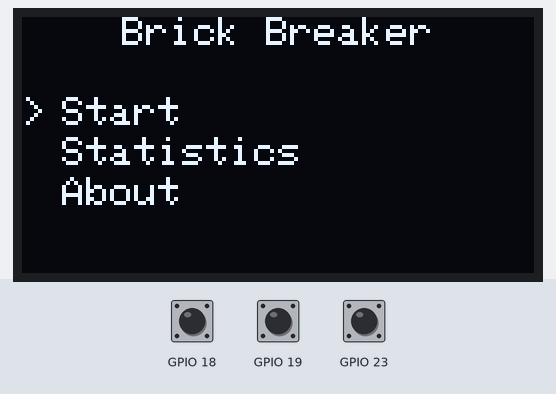
Bench run of a program on a simulated ESP32. Parts: 128×64 one-colour display. The test bench sets the inputs (shaded band); at power-on: GPIO 19 HIGH, GPIO 18 HIGH, GPIO 23 HIGH.

Above: at 1.5 s.
1.6 s: GPIO 19 pulled LOW for 0.15 s
At 2.8 s:
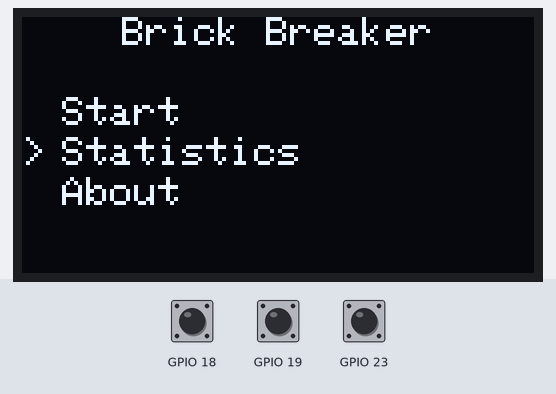
3.2 s: GPIO 19 pulled LOW for 1 s
At 4.2 s:
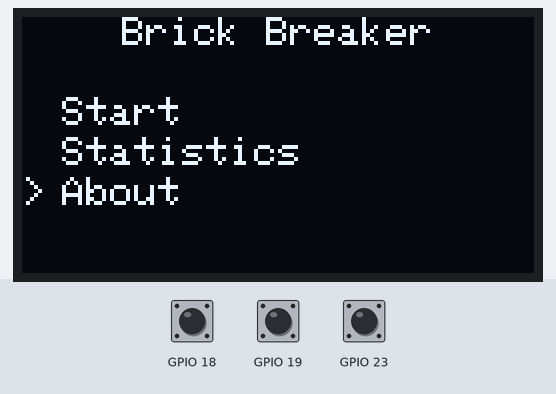
5.7 s: GPIO 18 pulled LOW for 0.15 s
At 6.1 s:
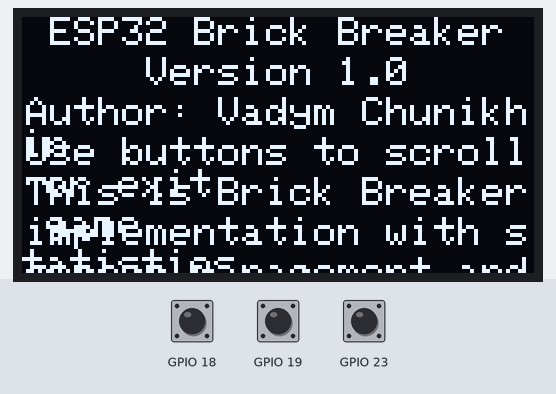
7.3 s: GPIO 18 pulled LOW for 1 s
At 8.6 s:
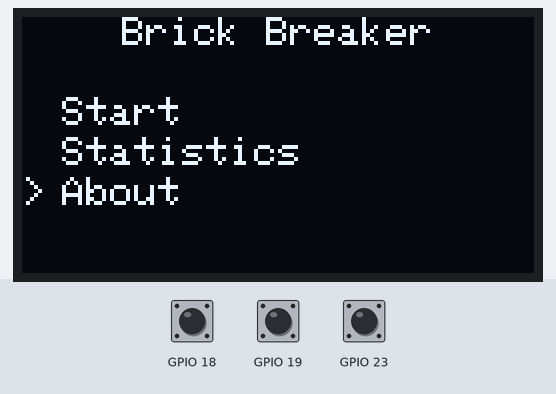
9.8 s: GPIO 19 pulled LOW for 0.15 s
At 10.4 s:
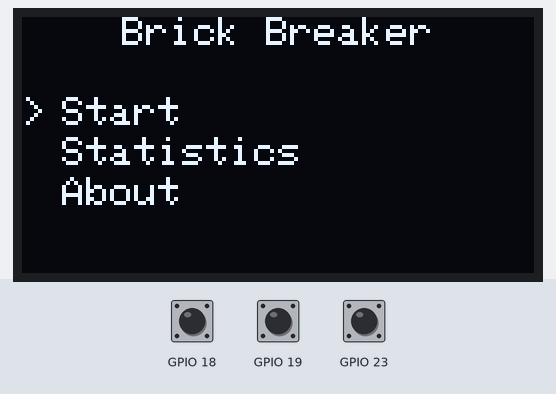
11.4 s: GPIO 19 pulled LOW for 3.2 s
At 12.8 s:
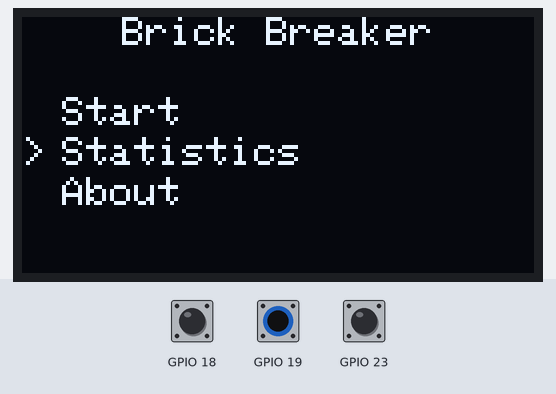
Timing chart, 0 to 14.4 s (numbered marks = the images above; inputs shaded):
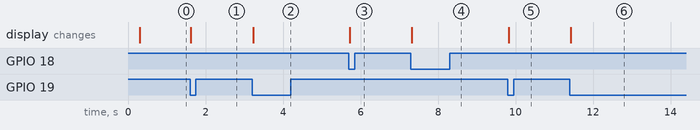

The program:

main.cpp
```cpp
#include <Arduino.h>
#include "display_manager.hpp"
#include "screen_manager.hpp"

#define SCREEN_ADDR 0x3C
#define DISPLAY_WIDTH 128
#define DISPLAY_HEIGHT 64

DisplayManager displayManager(DISPLAY_WIDTH, DISPLAY_HEIGHT, SCREEN_ADDR);
ScreenManager screenManager;

void setup()
{
  Serial.begin(115200);
  delay(250);

  Wire.begin();
  displayManager.init();
  screenManager.init(displayManager);
}

void loop()
{
  screenManager.update();
}
```

about_screen.hpp
```cpp
#pragma once
#include "display_manager.hpp"

class AboutScreen
{
private:
  DisplayManager &displayManager;
  const char *ABOUT_TEXT[10] = {
      "ESP32 Brick Breaker",
      "Version 1.0",
      "Author: Vadym Chunikhin",
      "Use buttons to scroll or exit",
      "This is Brick Breaker game",
      "implementation with statistics",
      "screen management and buttons handling.",
      "Build using basic OOP rules and PIO",
      "Please support GitHub repo:",
      "https://github.com/goritpukan/esp32-brick-breaker/tree/main"};
  const int ABOUT_LINES_COUNT = sizeof(ABOUT_TEXT) / sizeof(ABOUT_TEXT[0]);

public:
  AboutScreen(DisplayManager &displayManager) : displayManager(displayManager) {}
  void render();
  void scrollUp();
  void scrollDown();
};
```

button.hpp
```cpp
#pragma once
#include <Arduino.h>

#define DEBOUNCE_DELAY 200

class Button
{
private:
  uint8_t pin;
  volatile bool triggered = false;
  volatile uint32_t lastTime = 0;
  static void IRAM_ATTR isr(void *arg);
  std::function<void()> callback;

public:
  Button(uint8_t pin, std::function<void()> callback);
  void update();
};
```

display_manager.hpp
```cpp
#pragma once
#include <Arduino.h>
#include <Adafruit_SSD1306.h>

class DisplayManager
{
private:
  Adafruit_SSD1306 display;
  uint8_t address;

public:
  DisplayManager(int displayWidth, int displayHeight, uint8_t displayAddress);
  void init();
  inline void clear() { display.clearDisplay(); }
  inline void update() { display.display(); }
  void drawText(int x, int y, const char *text, int size = 1);
  void drawTextCentered(const char *text, int y, int size = 1);
};
```

menu_screen.hpp
```cpp
#pragma once
#include "display_manager.hpp"
#include "screen_enum.hpp"

class MenuScreen
{
private:
  DisplayManager &displayManager;
  uint8_t currentIndex = 0;
  const char *items[3] = {"Start", "Statistics", "About"};
  static constexpr size_t numItems = sizeof(items) / sizeof(items[0]);

public:
  MenuScreen(DisplayManager &displayManager) : displayManager(displayManager) {}
  void render();
  void selectNext();
  void selectPrevious();
  ScreenEnum selectCurrent();
};
```

screen_enum.hpp
```cpp
#pragma once

enum ScreenEnum
{
  GAME,
  MENU,
  PAUSE,
  STATISTICS,
  ABOUT
};
```

screen_manager.hpp
```cpp
#pragma once
#include "button.hpp"
#include "menu_screen.hpp"
#include "display_manager.hpp"
#include "about_screen.hpp"
#include "screen_enum.hpp"

class ScreenManager
{
private:
  Button *leftButton = nullptr;
  Button *rightButton = nullptr;
  Button *acceptButton = nullptr;
  MenuScreen *menuScreen = nullptr;
  AboutScreen *aboutScreen = nullptr;

  ScreenEnum currentScreen;

  void handleLeftButton();
  void handleRightButton();
  void handleAcceptButton();

public:
  ScreenManager();
  ~ScreenManager();

  void init(DisplayManager &displayManager);
  void update();
  void setScreen(ScreenEnum screen);
};
```

about_screen.cpp
```cpp
#include "about_screen.hpp"
#include "display_manager.hpp"

void AboutScreen::render()
{
  displayManager.clear();
  int y = 0;
  for (int i = 0; i < ABOUT_LINES_COUNT; i++)
  {
    y = i * 10;
    displayManager.drawTextCentered(ABOUT_TEXT[i], y);
  }
  displayManager.update();
}

void AboutScreen::scrollDown()
{
}

void AboutScreen::scrollUp()
{
}
```

button.cpp
```cpp
#include "button.hpp"

Button::Button(uint8_t pin, std::function<void()> callback) : pin(pin), callback(callback)
{
  pinMode(pin, INPUT_PULLUP);
  attachInterruptArg(digitalPinToInterrupt(pin), isr, this, FALLING);
}

void IRAM_ATTR Button::isr(void *arg)
{
  Button *self = static_cast<Button *>(arg);
  uint32_t now = millis();
  if (now - self->lastTime > DEBOUNCE_DELAY)
  {
    self->triggered = true;
    self->lastTime = now;
  }
}

void Button::update()
{
  if (!triggered)
  {
    return;
  }
  triggered = false;
  callback();
}
```

display_manager.cpp
```cpp
#include "display_manager.hpp"
#include <Arduino.h>
#include <Adafruit_SSD1306.h>

DisplayManager::DisplayManager(int displayWidth, int displayHeight, uint8_t displayAddress) : display(displayWidth, displayHeight, &Wire, -1), address(displayAddress) {}

void DisplayManager::init()
{
  if (!display.begin(SSD1306_SWITCHCAPVCC, address))
  {
    Serial.println("SSD1306 allocation failed");
    while (true)
      ;
  }
  display.setTextColor(SSD1306_WHITE);
  display.clearDisplay();
}

void DisplayManager::drawText(int x, int y, const char *text, int size)
{
  display.setTextSize(size);
  display.setCursor(x, y);
  display.print(text);
}

void DisplayManager::drawTextCentered(const char *text, int y, int size)
{
  int16_t x1, y1;
  uint16_t w, h;
  display.getTextBounds(text, 0, y, &x1, &y1, &w, &h);
  drawText((display.width() - w) / 2, y, text, size);
}
```

menu_screen.cpp
```cpp
#include "menu_screen.hpp"
#include "screen_manager.hpp"
#include "screen_enum.hpp"
#include <cstring>

void MenuScreen::render()
{
  displayManager.clear();
  displayManager.drawTextCentered("Brick Breaker", 0, 1);

  for (size_t i = 0; i < numItems; i++)
  {
    int y = 20 + i * 10;
    if (i == currentIndex)
    {
      displayManager.drawText(0, y, ">");
    }
    displayManager.drawText(10, y, items[i]);
  }
  displayManager.update();
}

void MenuScreen::selectNext()
{
  if (currentIndex >= numItems - 1)
  {
    currentIndex = 0;
  }
  else
  {
    currentIndex++;
  }
  render();
}

void MenuScreen::selectPrevious()
{
  if (currentIndex <= 0)
  {
    currentIndex = numItems - 1;
  }
  else
  {
    currentIndex--;
  }
  render();
}

ScreenEnum MenuScreen::selectCurrent()
{
  const char *current = items[currentIndex];

  if (strcmp(current, "Start") == 0)
  {
    return ScreenEnum::GAME;
  }
  else if (strcmp(current, "Statistics") == 0)
  {
    return ScreenEnum::STATISTICS;
  }
  else if (strcmp(current, "About") == 0)
  {
    return ScreenEnum::ABOUT;
  }
}
```

screen_manager.cpp
```cpp
#include "screen_manager.hpp"
#include "menu_screen.hpp"
#include "display_manager.hpp"
#include "button.hpp"
#include "screen_enum.hpp"

ScreenManager::ScreenManager()
    : currentScreen(ScreenEnum::MENU)
{
}

ScreenManager::~ScreenManager()
{
  delete leftButton;
  delete rightButton;
  delete acceptButton;
  delete menuScreen;
  delete aboutScreen;
}

// Should be initialized after display!
void ScreenManager::init(DisplayManager &displayManager)
{
  if (menuScreen)
    return;

  menuScreen = new MenuScreen(displayManager);
  menuScreen->render();

  leftButton = new Button(23, [this]()
                          { handleLeftButton(); });
  rightButton = new Button(19, [this]()
                           { handleRightButton(); });
  acceptButton = new Button(18, [this]()
                            { handleAcceptButton(); });

  aboutScreen = new AboutScreen(displayManager);
}

void ScreenManager::handleLeftButton()
{
  switch (currentScreen)
  {
  case ScreenEnum::MENU:
    menuScreen->selectPrevious();
    break;
  case ScreenEnum::ABOUT:
    aboutScreen->scrollUp();
    break;
  }
}

void ScreenManager::handleRightButton()
{
  switch (currentScreen)
  {
  case ScreenEnum::MENU:
    menuScreen->selectNext();
    break;
  case ScreenEnum::ABOUT:
    aboutScreen->scrollDown();
    break;
  }
}

void ScreenManager::handleAcceptButton()
{
  switch (currentScreen)
  {
  case ScreenEnum::MENU:
    setScreen(menuScreen->selectCurrent());
    break;
  case ScreenEnum::ABOUT:
    setScreen(ScreenEnum::MENU);
    break;
  }
}

void ScreenManager::update()
{
  if (!leftButton || !rightButton || !acceptButton)
    return;
  leftButton->update();
  rightButton->update();
  acceptButton->update();
}

void ScreenManager::setScreen(ScreenEnum screen)
{
  if (!menuScreen)
    return;

  switch (screen)
  {
  case ScreenEnum::MENU:
    currentScreen = ScreenEnum::MENU;
    menuScreen->render();
    break;
  case ScreenEnum::ABOUT:
    currentScreen = ScreenEnum::ABOUT;
    aboutScreen->render();
  }
}
```

Measured:
- after the input at 1.6 s, the display: changes at once (image 1)
- after the input at 3.2 s, the display: changes at once (image 2)
- after the input at 5.7 s, the display: changes at once (image 3)
- after the input at 7.3 s, the display: changes at once (image 4)
- after the input at 9.8 s, the display: changes at once (image 5)
- after the input at 11.4 s, the display: changes at once (image 6)
